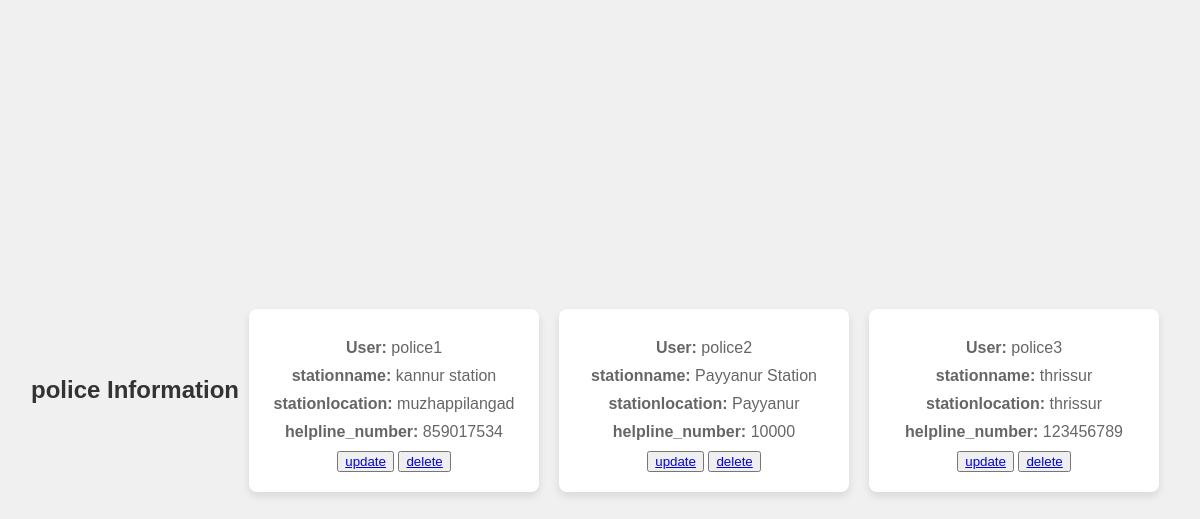
The page /adminpolicelistview on the database its author committed.
### app/models.py (models this page shows, shortened)
class PoliceProfile(models.Model):
    user = models.OneToOneField(User, on_delete=models.CASCADE, related_name="police_profile")
    station_name = models.CharField(max_length=200)
    police_station_location=models.CharField(max_length=200)
    helpline_number = models.CharField(max_length=20, null=True)

class User(AbstractUser):
    ROLE_CHOICES = [
        ("admin","Admin"),
        ("user", "User"),
        ("police","police")
    ]
    role = models.CharField(max_length=200, choices=ROLE_CHOICES, default="user")

### app/views.py (the view)
# urls.py: path("adminpolicelistview",AdminpoliceListView.as_view(),name="adminlistpolice")
class AdminpoliceListView(ListView):
    template_name="adminpolicelist.html"
    model=PoliceProfile
    context_object_name="data"

### app/templates/adminpolicelist.html (shortened to what this page needs)
<!DOCTYPE html>
{% load static %}
<html lang="en">
<head>
</head>
<body>
    <div class="container">
        <h2>police Information</h2>
        {% for d in data %}
        <div class="card">
            <p><strong>User:</strong> {{ d.user }}</p>
            <p><strong>stationname:</strong> {{ d.station_name }}</p>
            <p><strong>stationlocation:</strong> {{ d.police_station_location }}</p>
            <p><strong>helpline_number:</strong> {{ d.helpline_number }}</p>
                <button type="submit"><a href="{% url 'updatepolice'  d.id %}">update</a></button>
                <button type="submit"><a href="{% url 'police-delete'  d.id %}">delete</a></button>
        </div>
        {% endfor %}
    </div>
</body>
</html>

### app/templates/adminpolicelist.html (style rules this page uses)
body { font-family: Arial, sans-serif; background-color: #f0f0f0; margin: 0; padding: 0; display: flex; justify-content: center; align-items: center; min-height: 100vh; }
.container { display: flex; flex-wrap: wrap; justify-content: center; align-items: center; }
.card { background-color: #ffffff; border-radius: 8px; box-shadow: 0 4px 8px rgba(0, 0, 0, 0.1); padding: 20px; margin: 10px; width: 250px; text-align: center; }
h2 { margin-top: 0; color: #333333; }
p { margin: 10px 0; color: #666666; }

### rows shown on the page
PoliceProfile: user "police1", station_name "kannur station", police_station_location "muzhappilangad", helpline_number "859017534"
PoliceProfile: user "police2", station_name "Payyanur Station", police_station_location "Payyanur", helpline_number "10000"
PoliceProfile: user "police3", station_name "thrissur", police_station_location "thrissur", helpline_number "123456789"
